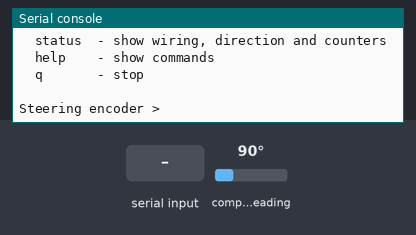
The program below on a simulated Raspberry Pi Pico running MicroPython. On the bench: the last lines printed to the serial console. The inputs (shaded band) are chosen by the test bench; at power-on: compass heading 90°.

Above: at 1.9 s.
2.0 s: "valid" typed at the serial console, then Enter
At 3.2 s:
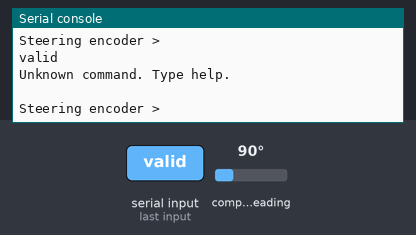
3.5 s: "error" typed at the serial console, then Enter
5.0 s: "test" typed at the serial console, then Enter
At 5.21 s:
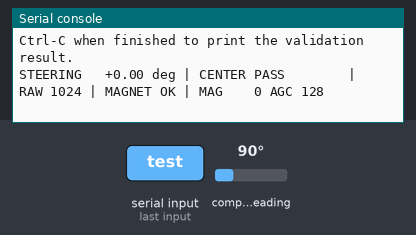
6.5 s: compass heading set to 7°
At 6.56 s:
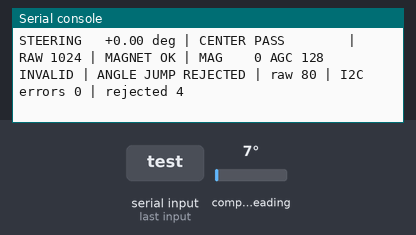
8.1 s: compass heading set to 90°
At 8.11 s:
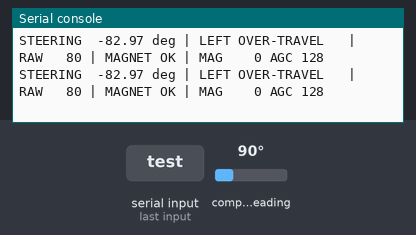
9.7 s: compass heading set to 16°
At 9.8 s:
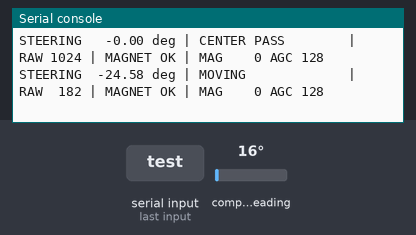
Timing chart, 0 to 12.4 s (numbered marks = the images above; inputs shaded):
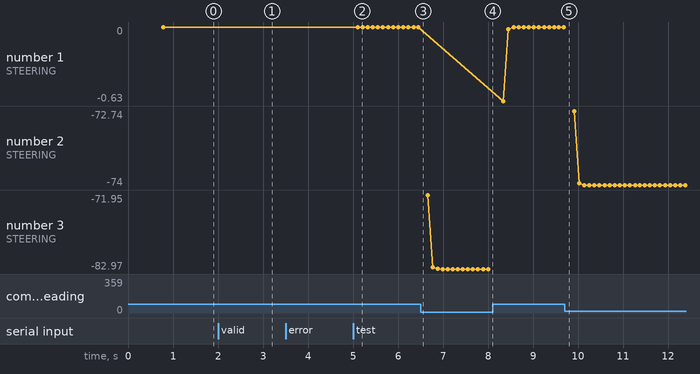

Measured:
- after the input at 2.0 s, the serial console: prints a new line at once (image 1)
- after the input at 5.0 s, the serial console: prints a new line at once (image 2)
- after the input at 6.5 s, the serial console: prints a new line after 0.06 s (image 3)
- after the input at 9.7 s, the serial console: prints a new line after 0.10 s (image 5)

The program:

pico2_as5600_rc_35deg_validation.py
```python
"""Pico 2 + AS5600 steering validation for the AutoKart RC.

Direct wiring:
  AS5600 VCC -> Pico 2 3V3(OUT), physical pin 36
  AS5600 GND -> Pico 2 GND, physical pin 38
  AS5600 SDA -> Pico 2 GP0, physical pin 1
  AS5600 SCL -> Pico 2 GP1, physical pin 2

Before booting, mechanically center the steering. Every boot treats the
current valid position as 0 degrees. The AutoKart convention is:
  LEFT   = -35 degrees
  CENTER =   0 degrees
  RIGHT  = +35 degrees

This is an encoder-only bench test. It does not drive the steering motor.
"""

from machine import I2C, Pin
import time


I2C_ID = 0
SDA_GPIO = 0
SCL_GPIO = 1
I2C_FREQUENCY = 100_000
AS5600_ADDRESS = 0x36

REG_STATUS = 0x0B
REG_RAW_ANGLE = 0x0C
REG_AGC = 0x1A
REG_MAGNITUDE = 0x1B

MAGNET_DETECTED = 0x20
MAGNET_TOO_WEAK = 0x10
MAGNET_TOO_STRONG = 0x08

COUNTS_PER_REV = 4096
DEGREES_PER_COUNT = 360.0 / COUNTS_PER_REV

TARGET_DEG = 35.0
TARGET_TOLERANCE_DEG = 3.0
CENTER_TOLERANCE_DEG = 2.0
TRAVEL_WARNING_DEG = 40.0

SAMPLE_INTERVAL_MS = 10       # 100 Hz acquisition
DISPLAY_INTERVAL_MS = 100     # 10 Hz terminal output
MAX_RATE_DPS = 1000.0
FILTER_TIME_CONSTANT_S = 0.025
I2C_RETRIES = 3

# Existing RC convention: increasing AS5600 angle should mean RIGHT/positive.
# Type "invert" at the prompt if your physical mounting reports the opposite.
direction = 1


def wrapped_delta(current, previous):
    return ((int(current) - int(previous) + 2048) % 4096) - 2048


def read_register(register, length=1):
    last_error = None
    for attempt in range(I2C_RETRIES):
        try:
            return i2c.readfrom_mem(AS5600_ADDRESS, register, length)
        except OSError as error:
            last_error = error
            time.sleep_ms(5 * (attempt + 1))
    raise OSError(
        "register 0x{:02X} failed after {} attempts: {}".format(
            register, I2C_RETRIES, last_error
        )
    )


def read_u16(register):
    data = read_register(register, 2)
    return (data[0] << 8) | data[1]


def magnet_text(status):
    if status & MAGNET_TOO_STRONG:
        return "MAGNET TOO STRONG"
    if status & MAGNET_TOO_WEAK:
        return "MAGNET TOO WEAK"
    if status & MAGNET_DETECTED:
        return "MAGNET OK"
    return "NO MAGNET"


def magnet_ok(status):
    return (
        bool(status & MAGNET_DETECTED)
        and not bool(status & MAGNET_TOO_WEAK)
        and not bool(status & MAGNET_TOO_STRONG)
    )


i2c = I2C(
    I2C_ID,
    sda=Pin(SDA_GPIO),
    scl=Pin(SCL_GPIO),
    freq=I2C_FREQUENCY,
)

zero_raw = None
last_raw = None
last_sample_us = None
unwrapped_counts = None
filtered_counts = None
median_window = []
latest = None
valid_samples = 0
rejected_samples = 0
i2c_errors = 0


def reset_filter():
    global last_raw, last_sample_us, unwrapped_counts, filtered_counts
    global median_window, latest
    last_raw = None
    last_sample_us = None
    unwrapped_counts = None
    filtered_counts = None
    median_window = []
    latest = None


def read_sensor():
    status = read_register(REG_STATUS)[0]
    raw = read_u16(REG_RAW_ANGLE) & 0x0FFF
    magnitude = read_u16(REG_MAGNITUDE) & 0x0FFF
    agc = read_register(REG_AGC)[0]
    return status, raw, magnitude, agc


def acquire_sample():
    global last_raw, last_sample_us, unwrapped_counts, filtered_counts
    global median_window, latest, valid_samples, rejected_samples, i2c_errors

    now_us = time.ticks_us()
    try:
        status, raw, magnitude, agc = read_sensor()
    except OSError as error:
        i2c_errors += 1
        latest = {"valid": False, "error": str(error)}
        return latest

    if not magnet_ok(status):
        rejected_samples += 1
        latest = {
            "valid": False,
            "raw": raw,
            "magnet": magnet_text(status),
            "magnitude": magnitude,
            "agc": agc,
        }
        return latest

    if last_raw is None:
        last_raw = raw
        last_sample_us = now_us
        unwrapped_counts = float(raw)
        filtered_counts = float(raw)
        median_window = [float(raw)]
    else:
        elapsed_us = time.ticks_diff(now_us, last_sample_us)
        if elapsed_us <= 0:
            rejected_samples += 1
            return latest

        delta = wrapped_delta(raw, last_raw)
        rate_dps = abs(delta * DEGREES_PER_COUNT / (elapsed_us / 1_000_000.0))
        if rate_dps > MAX_RATE_DPS:
            rejected_samples += 1
            latest = {
                "valid": False,
                "raw": raw,
                "magnet": "ANGLE JUMP REJECTED",
                "magnitude": magnitude,
                "agc": agc,
            }
            return latest

        last_raw = raw
        last_sample_us = now_us
        unwrapped_counts += delta
        median_window.append(unwrapped_counts)
        if len(median_window) > 3:
            median_window.pop(0)
        median_counts = sorted(median_window)[len(median_window) // 2]
        elapsed_s = elapsed_us / 1_000_000.0
        alpha = elapsed_s / (FILTER_TIME_CONSTANT_S + elapsed_s)
        filtered_counts += alpha * (median_counts - filtered_counts)

    valid_samples += 1
    angle = None
    if zero_raw is not None:
        angle = (filtered_counts - zero_raw) * DEGREES_PER_COUNT * direction

    latest = {
        "valid": True,
        "raw": raw,
        "angle": angle,
        "magnet": magnet_text(status),
        "magnitude": magnitude,
        "agc": agc,
    }
    return latest


def collect(duration_ms):
    started = time.ticks_ms()
    while time.ticks_diff(time.ticks_ms(), started) < duration_ms:
        acquire_sample()
        time.sleep_ms(SAMPLE_INTERVAL_MS)


def calibrate_center():
    global zero_raw
    reset_filter()
    values = []
    started = time.ticks_ms()
    while time.ticks_diff(time.ticks_ms(), started) < 600:
        sample = acquire_sample()
        if sample and sample.get("valid") and filtered_counts is not None:
            values.append(filtered_counts)
        time.sleep_ms(SAMPLE_INTERVAL_MS)

    if len(values) < 20:
        print("ZERO FAILED: insufficient valid samples; keep steering still")
        return False

    zero_raw = sorted(values)[len(values) // 2]
    print("CENTER ZEROED: current steering = 0.00 deg")
    print("Zero count: {:.1f} | samples: {}".format(zero_raw, len(values)))
    return True


def position_label(angle):
    if abs(angle) <= CENTER_TOLERANCE_DEG:
        return "CENTER PASS"
    if abs(angle + TARGET_DEG) <= TARGET_TOLERANCE_DEG:
        return "LEFT -35 PASS"
    if abs(angle - TARGET_DEG) <= TARGET_TOLERANCE_DEG:
        return "RIGHT +35 PASS"
    if angle < -TRAVEL_WARNING_DEG:
        return "LEFT OVER-TRAVEL"
    if angle > TRAVEL_WARNING_DEG:
        return "RIGHT OVER-TRAVEL"
    return "MOVING"


def print_sample(sample=None):
    sample = sample or latest
    if not sample:
        print("NO SAMPLE")
        return
    if not sample.get("valid"):
        print(
            "INVALID | {} | raw {} | I2C errors {} | rejected {}".format(
                sample.get("error", sample.get("magnet", "UNKNOWN")),
                sample.get("raw", "--"), i2c_errors, rejected_samples
            )
        )
        return
    angle = sample.get("angle")
    if angle is None:
        angle_text = "NOT ZEROED"
        label = "CALIBRATE CENTER"
    else:
        angle_text = "{:+7.2f} deg".format(angle)
        label = position_label(angle)
    print(
        "STEERING {} | {:18s} | RAW {:4d} | {} | MAG {:4d} AGC {:3d}".format(
            angle_text, label, sample["raw"], sample["magnet"],
            sample["magnitude"], sample["agc"]
        )
    )


def stream():
    print("Streaming at 10 Hz. Ctrl-C returns to commands.")
    try:
        while True:
            collect(DISPLAY_INTERVAL_MS)
            print_sample()
    except KeyboardInterrupt:
        print("Streaming stopped")


def validation_test():
    seen = {"center": False, "left": False, "right": False}
    minimum = 999.0
    maximum = -999.0
    print("Operate the RC: CENTER -> LEFT 35 -> CENTER -> RIGHT 35 -> CENTER")
    print("Ctrl-C when finished to print the validation result.")
    try:
        while True:
            collect(DISPLAY_INTERVAL_MS)
            sample = latest
            if sample and sample.get("valid") and sample.get("angle") is not None:
                angle = sample["angle"]
                minimum = min(minimum, angle)
                maximum = max(maximum, angle)
                if abs(angle) <= CENTER_TOLERANCE_DEG:
                    seen["center"] = True
                if abs(angle + TARGET_DEG) <= TARGET_TOLERANCE_DEG:
                    seen["left"] = True
                if abs(angle - TARGET_DEG) <= TARGET_TOLERANCE_DEG:
                    seen["right"] = True
            print_sample(sample)
    except KeyboardInterrupt:
        print("\nRC STEERING VALIDATION")
        print("  CENTER 0 deg :", "PASS" if seen["center"] else "NOT REACHED")
        print("  LEFT -35 deg :", "PASS" if seen["left"] else "NOT REACHED")
        print("  RIGHT +35 deg:", "PASS" if seen["right"] else "NOT REACHED")
        if minimum < 900:
            print("  Observed range: {:+.2f} to {:+.2f} deg".format(minimum, maximum))
        passed = seen["center"] and seen["left"] and seen["right"]
        print("  RESULT:", "PASS" if passed else "INCOMPLETE / FAIL")
        print("  I2C errors: {} | rejected samples: {}".format(
            i2c_errors, rejected_samples
        ))


def show_help():
    print("Commands:")
    print("  test    - validate center, left -35 and right +35 using the RC")
    print("  stream  - continuously show angle and position")
    print("  read    - show one filtered reading")
    print("  zero    - make the current physical position 0 degrees")
    print("  invert  - reverse left/right encoder sign")
    print("  status  - show wiring, direction and counters")
    print("  help    - show commands")
    print("  q       - stop")


print()
print("================================================")
print(" PICO 2 AS5600 RC STEERING +/-35 DEG VALIDATION")
print("================================================")
print("GP0 SDA/pin 1 | GP1 SCL/pin 2 | AS5600 0x36")
print("CENTER STEERING BEFORE STARTUP")

devices = i2c.scan()
print("I2C devices:", [hex(device) for device in devices])
if AS5600_ADDRESS not in devices:
    raise RuntimeError("AS5600 not detected at 0x36; check 3V3, GND, GP0 and GP1")

if not calibrate_center():
    print("Fix the encoder/magnet and type zero to retry.")
else:
    collect(150)
    print_sample()

show_help()

while True:
    try:
        command = input("\nSteering encoder > ").strip().lower()
        if command == "test":
            validation_test()
        elif command == "stream":
            stream()
        elif command in ("read", "r"):
            collect(300)
            print_sample()
        elif command == "zero":
            calibrate_center()
            collect(100)
            print_sample()
        elif command == "invert":
            direction *= -1
            print("Direction inverted. LEFT must now read negative.")
            collect(100)
            print_sample()
        elif command == "status":
            print("GP0 SDA | GP1 SCL | 100 kHz | address 0x36")
            print("Direction:", direction, "(LEFT negative, RIGHT positive)")
            print("Target: +/-35 deg | tolerance: +/-3 deg")
            print("Valid: {} | rejected: {} | I2C errors: {}".format(
                valid_samples, rejected_samples, i2c_errors
            ))
            print_sample()
        elif command in ("help", "?"):
            show_help()
        elif command in ("q", "quit", "exit"):
            print("Steering encoder test stopped")
            break
        elif command:
            print("Unknown command. Type help.")
    except KeyboardInterrupt:
        print("\nUse q to stop or help for commands.")
    except Exception as error:
        print("STEERING ENCODER ERROR:", error)
```
